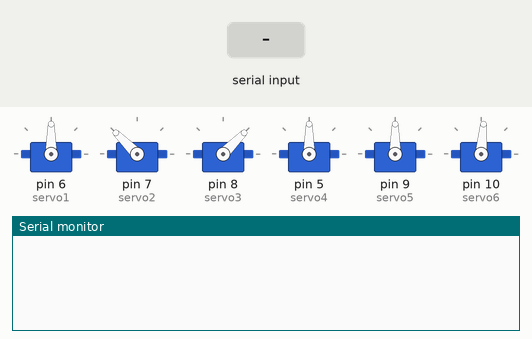
Recording of a sketch running on a simulated Arduino Uno, built with avr-gcc and run on an emulated ATmega328P. Parts: 6 × servo, the last lines printed to the serial monitor. Inputs (shaded band) come from the test bench.

Above: at 1.2 s.
1.3 s: "1" received over Serial
At 4.2 s:
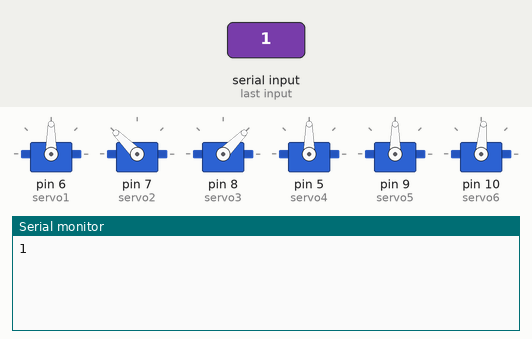
4.3 s: "M" received over Serial
At 5.9 s:
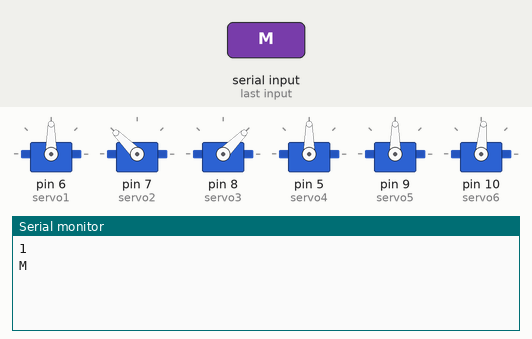
6.7 s: "90,45,200\n" received over Serial
At 8.2 s:
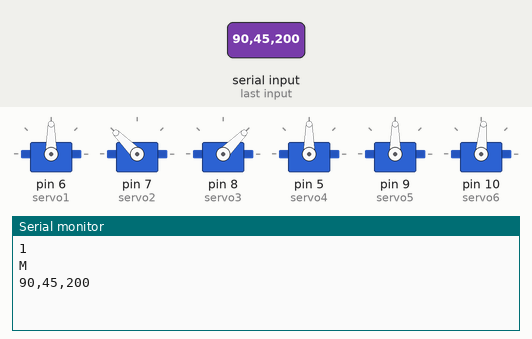

Measured:
- after the input at 1.3 s, the serial monitor: prints a new line after 2.8 s (image 1)
- after the input at 4.3 s, the serial monitor: prints a new line after 1.0 s (image 2)
- after the input at 6.7 s, the serial monitor: prints a new line after 1.0 s (image 3)

The sketch:

RoboArm.ino
```cpp
#include <Servo.h>

Servo servo1; //Waist servo
Servo servo2; //Shoulder Servo
Servo servo3; //Elbow Servo
Servo servo4; //Wrist roll servo
Servo servo5; //Wrist Vertical Motion Servo
Servo servo6; //Grip Servo

int speedDelay = 20;
String recData;

void setup() {
  servo1.attach(6);
  servo2.attach(7);
  servo3.attach(8);
  servo4.attach(5);
  servo5.attach(9);
  servo6.attach(10);

  Serial.begin(9600);

  // Set the initial positions of the servos; Allows the usage of Servo.read()
  positionReset();
}

void loop() {
  if (Serial.available() > 0) {
    recData = Serial.readString();
    String data2 = recData.substring(1);  //Angle or the menu choice
    if (recData.startsWith("1")){ //Servo 1 (waist) motion
      moveServo(servo1, data2.toInt());
    }
    else if (recData.startsWith("2")){  //Servo 2 (shoulder) motion
      moveServo(servo2, data2.toInt());
    }
    else if (recData.startsWith("3")){  //Servo 3 (elbow) motion
      moveServo(servo3, data2.toInt());
    }
    else if (recData.startsWith("4")){  //Servo 4 (Wrist roll) motion
      moveServo(servo4, data2.toInt());
    }
    else if (recData.startsWith("5")){  //Servo 5 (Wrist Vert) motion
      moveServo(servo5, data2.toInt());
    }
    else if (recData.startsWith("6")){  //Servo 6 (Grip) motion
      moveServo(servo6, data2.toInt());
    }
    else if (recData.startsWith("M")) { //One of the pre-saved motions
      motionChoice(data2.toInt());
    }
    Serial.println(recData);
  }
}

void moveServo(Servo s, int newPos) {
  int currPos = s.read();
  if (currPos > newPos) {
    for (int j = currPos; j >= newPos; j--) {
      s.write(j);
      delay(speedDelay);
    }
  }
  else if (currPos < newPos) {
    for (int j = currPos; j <= newPos; j++) {
      s.write(j);
      delay(speedDelay);
    }
  }
}

void motionChoice(int choice) {
  switch(choice) {
    case 1: //Return to original position
      positionReset();
    case 2: //Pick up item
      pickup();
    case 3: //Drop Item
      drop();
    case 4: //Toss item
      toss();
    default:
      break;
  }
}

//Reset servos to original positions
void positionReset() {
  servo1.write(90);
  servo2.write(135);
  servo3.write(45);
  servo4.write(90);
  servo5.write(90);
  servo6.write(85);
}

//Control servos to pickup an item
void pickup() {

}

//Control servos to drop an item
void drop() {

}

//Control servos to toss an item
void toss() {

}
```
